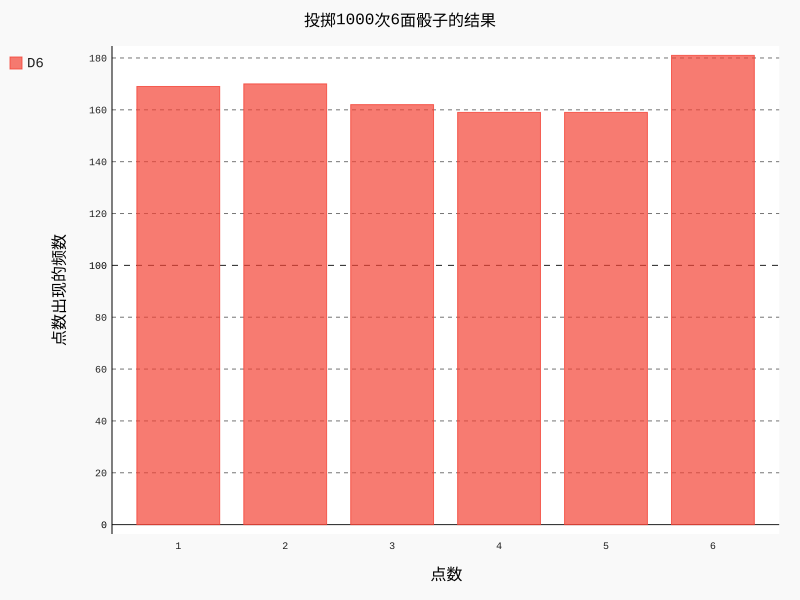

Generate this figure with Python:
# -*- coding: utf-8 -*-
"""
Created on Thu Jun 21 20:37:18 2018

@author: lenovo
"""

# 骰子根据面数命名，6面为D6
from die import Die
import pygal

# 创建一个D6骰子
die = Die()

# 掷几次骰子，并将结果存储在一个列表中
results = []
for roll_num in range(1000):
    result = die.roll()
    results.append(result)

# 分析结果
frequencies = []    # 存储每种点数出现的次数
for value in range(1, die.num_sides + 1):
    frequency = results.count(value)    # 统计该点数在结果中出现了多少次
    frequencies.append(frequency)

# 对结果进行可视化：绘制直方图
hist = pygal.Bar()

hist.title = "投掷1000次6面骰子的结果"
hist.x_labels = ['1', '2', '3', '4', '5', '6']
hist.x_title = "点数"
hist.y_title = "点数出现的频数"

# 使用add()将一系列值添加到图表中，向它传递要给添加的值指定的标签，和一个包含将出现在
# 图表中的值的列表
hist.add('D6', frequencies) 
hist.render_to_file('die_visual.svg')
